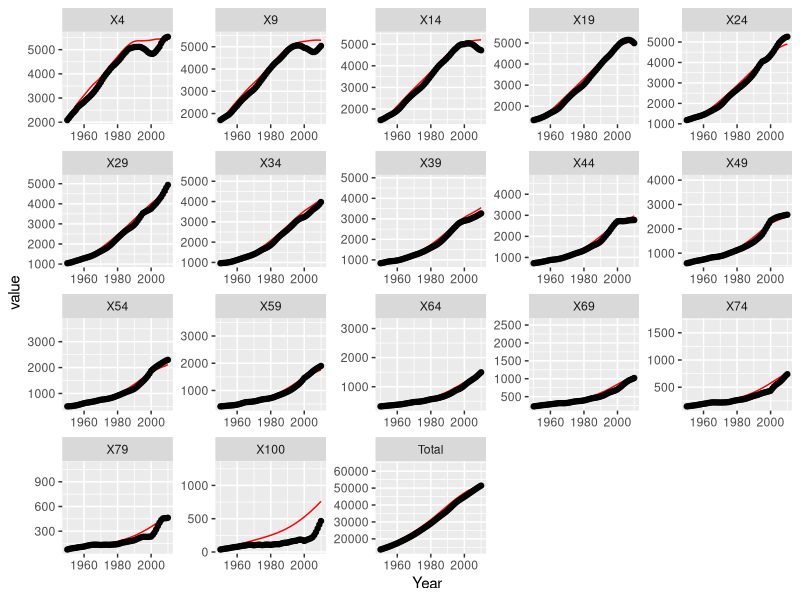

Here is the R script that generated this plot:
## Code to test approach for age structured model - fits to 2050

## Based on http://kinglab.eeb.lsa.umich.edu/EEID/eeid/2011_eco/waifw.pdf

## Set working directory
setwd("C:/Users/TOM SUMMER/Documents/TIME_research/TeaTime")

## Load packages
library(deSolve)
library(reshape2)
library(ggplot2)

# Set up age structure
ages <- c(4,9,14,19,24,29,34,39,44,49,54,59,64,69,74,79,100) # upper end of age classes
num_ages <- length(ages) # calculates the number of age classes
da <- diff(c(0,ages)) # calculates the widths of age classes
da [1] <- da[1]+1 # add one year to first age group as start of group is birth (i.e. 0) not 1

## Initial conditions - 1950 population
UN_pop_age <- as.data.frame(read.table("SA_pop_age.txt",header=TRUE)) # Load UN Population data
temp <- c()
for (i in 1:num_ages){temp[i]<-UN_pop_age[1,i+1]}
yinit <- c(S=c(temp))
sindex <- 1:num_ages

## Fertility
# Uses crude birth rate (per 1000 population) from UN pop for South Africa which has values for 5 year periods
# Puts these values at midpoint of period and interpolates between 
# 2010-2015 (2012.5) value based on medium fertility projection
birth_rate <- approxfun(x=c(1952.5,1957.5,1962.5,1967.5,1972.7,1977.5,1982.5,1987.5,1992.5,1997.5,2002.5,2007.5,2012.5),
                        y=c(44,42,41,38,38,36,34,31,27,25,24,22,21),rule=2)

## Survival
Survive_age <- as.data.frame(read.table("SA_survival_age.txt",header=TRUE)) # Load survival proportions calculated from life tables
# Proportion surviving from age 0 to 1 - used to determine entry to first age group
s_birth <- approxfun(x=Survive_age$Year,y=Survive_age$X1,rule=2)
# and to other ages
s5 <- approxfun(x=Survive_age$Year,y=Survive_age$X5,rule=2)
s10 <- approxfun(x=Survive_age$Year,y=Survive_age$X10,rule=2)
s15 <- approxfun(x=Survive_age$Year,y=Survive_age$X15,rule=2)
s20 <- approxfun(x=Survive_age$Year,y=Survive_age$X20,rule=2)
s25 <- approxfun(x=Survive_age$Year,y=Survive_age$X25,rule=2)
s30 <- approxfun(x=Survive_age$Year,y=Survive_age$X30,rule=2)
s35 <- approxfun(x=Survive_age$Year,y=Survive_age$X35,rule=2)
s40 <- approxfun(x=Survive_age$Year,y=Survive_age$X40,rule=2)
s45 <- approxfun(x=Survive_age$Year,y=Survive_age$X45,rule=2)
s50 <- approxfun(x=Survive_age$Year,y=Survive_age$X50,rule=2)
s55 <- approxfun(x=Survive_age$Year,y=Survive_age$X55,rule=2)
s60 <- approxfun(x=Survive_age$Year,y=Survive_age$X60,rule=2)
s65 <- approxfun(x=Survive_age$Year,y=Survive_age$X65,rule=2)
s70 <- approxfun(x=Survive_age$Year,y=Survive_age$X70,rule=2)
s75 <- approxfun(x=Survive_age$Year,y=Survive_age$X75,rule=2)
s80 <- approxfun(x=Survive_age$Year,y=Survive_age$X80,rule=2)

## To model the aging process, define a matrix to hold the rates of movement between age classes.
aging <- diag(-1/da) # This is aging out of class
aging[row(aging)-col(aging)==1] <- 1/head(da,-1) # This is movement into next class assuming 100% survival

## Now we can put the pieces together to write a simulator for the demogrpahics
ja.multistage.model <- function (t, x, ...) {

  s <- x[sindex] # susceptibles
  
  # create a vector of survial at time t
  surv <- c(s5(t),s10(t),s15(t),s20(t),s25(t),s30(t),s35(t),s40(t),s45(t),s50(t),s55(t),s60(t),s65(t),s70(t),s75(t),s80(t))
  aging_temp <- aging
  aging_temp[row(aging_temp)-col(aging_temp)==1] <- surv*1/head(da,-1)
  
  dsdt <- aging_temp%*%s
  
  Total <- sum(s)
  
  Births <- s_birth(t)*birth_rate(t)*Total/1000
  
  dsdt[1] <- dsdt[1]+s_birth(t)*birth_rate(t)*Total/1000
  
  list(c(dsdt),Total=Total,Births=Births)

}

# And run it
system.time(sol <- ode(y=yinit,times=seq(1950,2010,by=1),func=ja.multistage.model))

## Plot populations in each age group over time

# add total to data and convert to long format
UN_pop_age_t <- cbind(UN_pop_age,rowSums(UN_pop_age[,2:18]))
colnames(UN_pop_age_t) <- c(colnames(UN_pop_age),"Total")
temp_data <- melt(UN_pop_age_t,id="Year")

# then turn the model output into long format
temp_model <- as.data.frame(sol[,1:19])
colnames(temp_model) <- colnames(UN_pop_age_t)
temp_model <- melt(temp_model,id="Year")

# and plot
plot_temp <- ggplot(temp_model,aes(x=Year,y=value))+
                    geom_line(colour="red")+
                    geom_point(data=temp_data,aes(x=Year,y=value))+
                    facet_wrap(~variable,scales="free")+
                    xlim(c(1950,2010))
